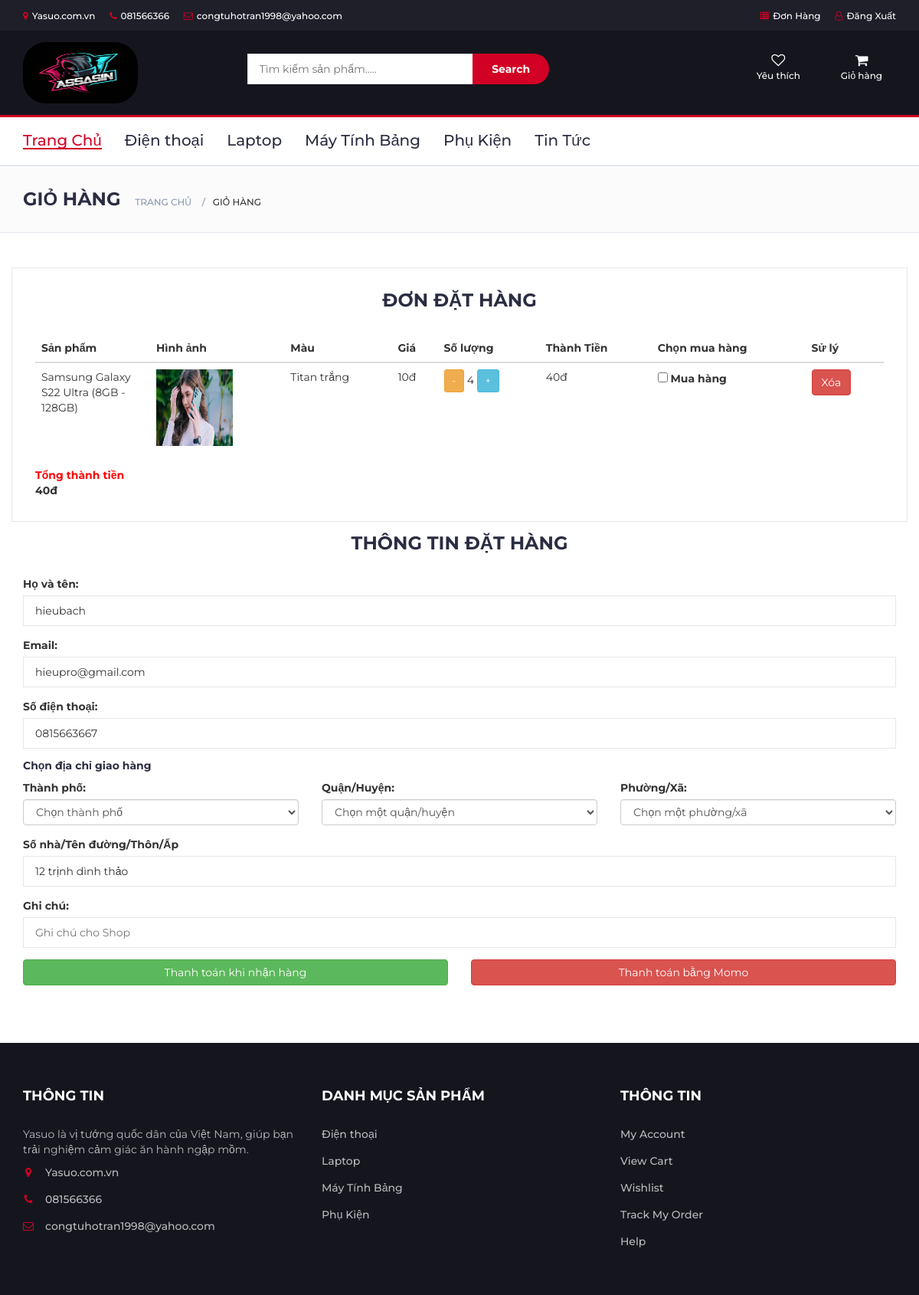
The app's page /cart/index (signed in) with its own data.
### tables this page shows
CREATE TABLE `tbl_settings` (
  `id` int(11) NOT NULL,
  `website_name` varchar(255) NOT NULL,
  `website_url` varchar(255) NOT NULL,
  `phone` varchar(100) NOT NULL,
  `email` varchar(100) NOT NULL,
  `facebook` varchar(100) NOT NULL,
  `status` int(11) DEFAULT NULL,
  `created_at` timestamp NULL DEFAULT NULL,
  `updated_at` timestamp NULL DEFAULT NULL
);

CREATE TABLE `tbl_category_product` (
  `id_category_product` int(11) NOT NULL,
  `title_category_product` varchar(255) DEFAULT NULL,
  `desc_category_product` text DEFAULT NULL,
  `status` int(11) NOT NULL,
  `created_at` timestamp NULL DEFAULT NULL,
  `updated_at` timestamp NULL DEFAULT NULL
);

CREATE TABLE `tbl_carts` (
  `id` int(11) NOT NULL,
  `user_id` int(11) DEFAULT NULL,
  `product_id` int(11) DEFAULT NULL,
  `price_product` int(11) DEFAULT NULL,
  `quanlity` int(11) DEFAULT NULL,
  `product_color_id` int(11) DEFAULT NULL,
  `status` int(11) NOT NULL
);

CREATE TABLE `tbl_product` (
  `id_product` int(11) NOT NULL,
  `title_product` varchar(100) DEFAULT NULL,
  `brand_product` varchar(255) DEFAULT NULL,
  `seri_product` int(11) DEFAULT NULL,
  `price_product` int(11) DEFAULT NULL,
  `selling_product` int(11) DEFAULT NULL,
  `hot_product` int(11) DEFAULT NULL,
  `small_desc` text DEFAULT NULL,
  `desc_product` text DEFAULT NULL,
  `color_product` varchar(255) DEFAULT NULL,
  `memory_product` varchar(255) DEFAULT NULL,
  `image_product` varchar(255) DEFAULT NULL,
  `properties` longtext DEFAULT NULL,
  `quanlity_product` int(11) DEFAULT NULL,
  `status` int(11) NOT NULL,
  `id_category_product` int(11) NOT NULL
);

CREATE TABLE `tbl_product_color` (
  `id` int(11) NOT NULL,
  `title_product` varchar(100) DEFAULT NULL,
  `price_product` int(11) DEFAULT NULL,
  `product_id` int(11) NOT NULL,
  `color_id` int(11) NOT NULL,
  `quanlity` int(11) NOT NULL,
  `image` varchar(150) DEFAULT NULL
);

CREATE TABLE `tbl_colors` (
  `id` int(11) NOT NULL,
  `name` varchar(50) NOT NULL,
  `code` varchar(50) NOT NULL,
  `status` int(11) NOT NULL
);

### Views/cart/index.php (the view, shortened to what the rows shown need)
<div class="section">
    <div class="container">
        <div class="row">
            <div class="col-md-12 order-details">
                <table class="table">
                    <thead>
                        <tr>
                            <th scope="col">Sản phẩm</th>
                            <th scope="col">Hình ảnh</th>
                            <th scope="col">Màu</th>
                            <th scope="col">Giá</th>
                            <th scope="col">Số lượng</th>
                            <th scope="col">Thành Tiền</th>
                            <th scope="col">Chọn mua hàng</th>
                            <th scope="col">Sử lý</th>
                        </tr>
                    </thead>
                        <tbody>
                            <?php
                            if (isset($product))
                            {
                                foreach ($product as $key => $i) {
                                    foreach ($productCart as $keys => $pro) {
                                            if ($pro['product_id'] == $i['id_product']) {
                                            $subtotal = $pro['quanlity'] * $pro['price_product'];
                            ?>
                            <tr>
                                <td style="width:150px">
                                    <?php echo $i['title_product'] ?>
                                </td>
                                <?php
                                foreach ($color_product as $keys => $co_pro) {
                                    if($pro['product_color_id'] == $co_pro['color_id'] && $pro['product_id'] == $co_pro['product_id'] ) {
                                ?>
                                    <td>
                                        <img src="<?php echo BASE_URL ?>/public/uploads/product_color/<?php echo $co_pro['image'] ?>"
                                            style="height:100px; width:100px" alt="">
                                    </td>
                                <?php }} ?>
                                <?php
                                foreach ($colors as $keys => $co) {
                                    if($pro['product_color_id'] == $co['id']) {
                                ?>
                                    <td>
                                        <?php echo $co['name'] ?>
                                    </td>
                                <?php }} ?>
                                <td>
                                    <?php echo number_format($pro['price_product'], 0, ',', '.') ?>đ
                                </td>
                                <td>
                                    <button class="btn btn-warning btn-sm update-quantity" data-action="subtract"
                                        data-product-id="<?php echo $i['id_product'] ?>">-</button>
                                    <span class="quantity">
                                        <?php echo $pro['quanlity'] ?>
                                    </span>
                                    <button class="btn btn-info btn-sm update-quantity" data-action="add"
                                        data-product-id="<?php echo $i['id_product'] ?>">+</button>
                                </td>
                                <td>
                                    <span class="subtotal">
                                        <?php echo number_format($subtotal, 0, ',', '.') ?>đ
                                    </span>
                                </td>
                                <td>
                                    <div class="form-check">
                                        <input class="form-check-input buy_checked"
                                            <?php echo $pro['status'] == 1 ? 'checked' : '' ?> type="checkbox"
                                            value="<?php echo $pro['id'] ?>" id="flexCheckDefault">
                                        <label class="form-check-label" for="flexCheckDefault">
                                            Mua hàng
                                        </label>
                                    </div>
                                </td>
                                <td>
                                    <button class="btn btn-danger deleteItemCart_button"
                                        data-product-id="<?php echo $i['id_product'] ?>">
                                        Xóa
                                    </button>
                                </td>
                            </tr>
                            <?php
                                        }
                                    }
                                }
                            }
                        ?>
                        </tbody>
                </table>
            </div>
        </div>
    </div>
</div>

### Views/layout/header.php (shortened to what the rows shown need)
<!DOCTYPE html>
<html lang="en">
	<head>
<link type="text/css" rel="stylesheet" href="<?php echo BASE_URL ?>/public/views/css/bootstrap.min.css"/>
<link type="text/css" rel="stylesheet" href="<?php echo BASE_URL ?>/public/views/css/slick.css"/>
<link type="text/css" rel="stylesheet" href="<?php echo BASE_URL ?>/public/views/css/slick-theme.css"/>
<link type="text/css" rel="stylesheet" href="<?php echo BASE_URL ?>/public/views/css/nouislider.min.css"/>
<link rel="stylesheet" href="<?php echo BASE_URL ?>/public/views/css/font-awesome.min.css">
<link type="text/css" rel="stylesheet" href="<?php echo BASE_URL ?>/public/views/css/style.css"/>
</head>
<body>
<header>
<div id="top-header">
   <div class="container">
      <ul class="header-links pull-left">
      <?php
         foreach($setting as $keys => $i){
         ?>
         <li><a href="<?php echo $i['website_url']?>"><i class="fa fa-map-marker"></i><?php echo $i['website_name'] ?></a></li>
         <?php
         }
         ?>
         <?php
         foreach($setting as $keys => $i){
         ?>
         <li><a href="#"><i class="fa fa-phone"></i><?php echo $i['phone'] ?></a></li>
         <?php
         }
         ?>
           <?php
         foreach($setting as $keys => $i){
         ?>
         <li><a href="<?php echo $i['facebook']?>"><i class="fa fa-envelope-o"></i><?php echo $i['email'] ?></a></li>
         <?php
         }
         ?>
      </ul>
   </div>
</div>
<nav id="navigation">
			<div class="container">
				<div id="responsive-nav">
					<ul class="main-nav nav navbar-nav">
                  <?php
                     foreach($category as $key => $cate):
                  ?>
                  	<li><a href="<?php echo BASE_URL ?>/product/product_category/<?php echo $cate['id_category_product'] ?>"><?php echo $cate['title_category_product'] ?></a>
                  <?php
                     endforeach;
                  ?>
						<li><a href="<?php echo BASE_URL ?>/new/index">Tin Tức</a></li>
					</ul>
				</div>
			</div>
		</nav>
</header>

### Views/layout/footer.php (shortened to what the rows shown need)
<footer id="footer">
   <div class="section">
      <div class="container">
         <div class="row">
            <div class="col-md-4 col-xs-6">
               <div class="footer">
                  <ul class="footer-links">
                  <?php
                     foreach($setting as $keys => $i){
                     ?>
                     <li><a href="<?php echo $i['website_url']?>"><i class="fa fa-map-marker"></i><?php echo $i['website_name'] ?></a></li>
                     <?php
                     }
                     ?>
                     <?php
                     foreach($setting as $keys => $i){
                     ?>
                     <li><a href="#"><i class="fa fa-phone"></i><?php echo $i['phone'] ?></a></li>
                     <?php
                     }
                     ?>
                     <?php
                     foreach($setting as $keys => $i){
                     ?>
                     <li><a href="<?php echo $i['facebook']?>"><i class="fa fa-envelope-o"></i><?php echo $i['email'] ?></a></li>
                     <?php
                     }
                     ?>
                  </ul>
               </div>
            </div>
            <div class="col-md-4 col-xs-6">
               <div class="footer">
                  <ul class="footer-links">
                  <?php
                     foreach($category as $key => $cate):
                  ?>
						   <li><a href="<?php echo BASE_URL ?>/product/product_category/<?php echo $cate['id_category_product'] ?>"><?php echo $cate['title_category_product'] ?></a></li>
                  <?php
                     endforeach;
                  ?>
                  </ul>
               </div>
            </div>
         </div>
      </div>
   </div>
</footer>
</body>
</html>

### records on screen
tbl_settings: website_name "Yasuo.com.vn", phone "081566366", email "congtuhotran1998@yahoo.com"
tbl_category_product: title_category_product "Điện thoại"
tbl_category_product: title_category_product "Laptop"
tbl_category_product: title_category_product "Máy Tính Bảng"
tbl_category_product: title_category_product "Phụ Kiện"
tbl_carts: product.title_product "Samsung Galaxy S22 Ultra (8GB - 128GB)", price_product "10", quanlity "4", subtotal "40"
tbl_product_color: image (picture)
tbl_colors: name "Titan trắng"

### other values on screen
$total "40"
